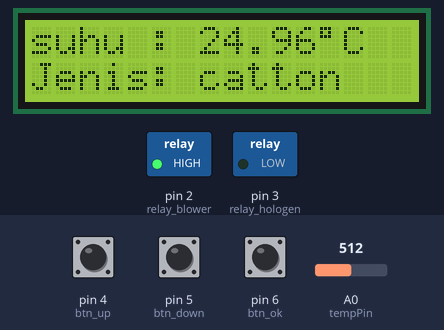
Bench run of a sketch on a simulated Arduino Uno, built with avr-gcc and run on an emulated ATmega328P. On the bench: 16×2 character LCD, switched loads named in the sketch (green lamp = pin HIGH). The inputs (shaded band) are chosen by the test bench; at power-on: pin 6 (btn_ok) HIGH, pin 5 (btn_down) HIGH, A0 (tempPin) = 512, pin 4 (btn_up) HIGH. EEPROM starts erased; what the sketch prints to the serial monitor is not drawn.

Above: at 3.2 s.
3.3 s: pin 6 (btn_ok) pulled LOW for 0.15 s
At 3.7 s:
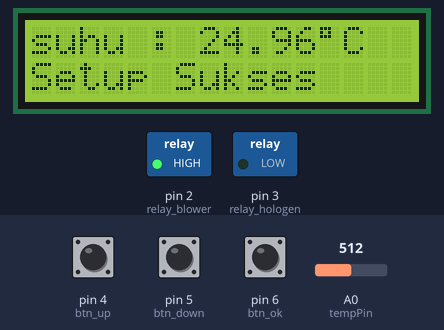
6.4 s: pin 5 (btn_down) pulled LOW for 0.15 s
At 7.0 s:
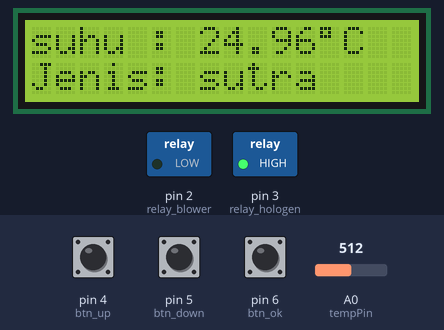
8.0 s: pin 6 (btn_ok) pulled LOW for 1 s
At 10.25 s:
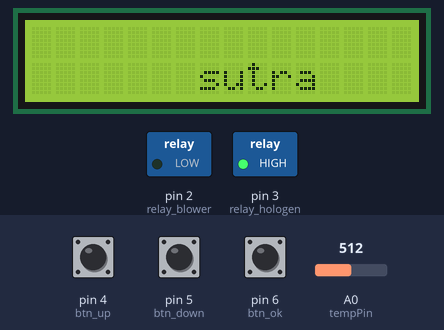
11.8 s: pin 5 (btn_down) pulled LOW for 1 s
At 12.3 s:
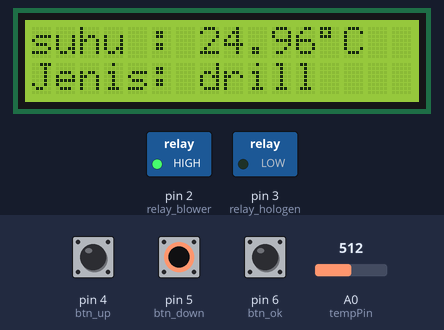
14.3 s: pin 6 (btn_ok) pulled LOW for 0.15 s
At 16.5 s:
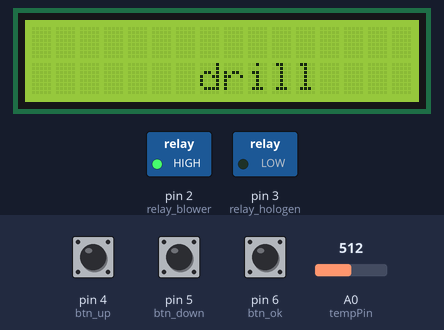
17.4 s: A0 (tempPin) set to 391
At 18.6 s:
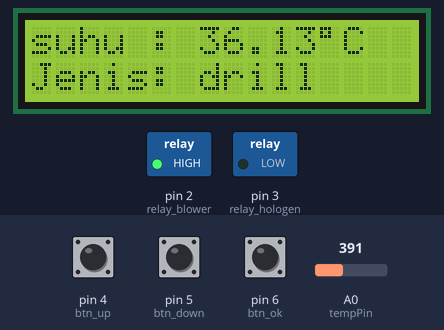
19.0 s: A0 (tempPin) set to 360
Timing chart, 0 to 21.6 s (numbered marks = the images above; inputs shaded):
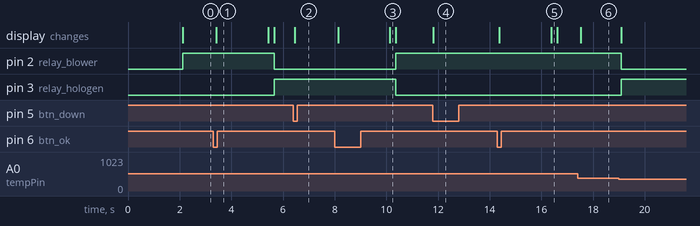

Measured:
- after the input at 3.3 s, pin 2 (relay_blower): HIGH → LOW after 2.4 s; pin 3 (relay_hologen): LOW → HIGH after 2.4 s; the display: changes after 0.12 s (image 1)
- after the input at 6.4 s, the display: changes after 0.05 s (image 2)
- after the input at 8.0 s, pin 2 (relay_blower): LOW → HIGH after 2.4 s; pin 3 (relay_hologen): HIGH → LOW after 2.4 s; the display: first changes after 0.13 s (image 3 shows a later state)
- after the input at 11.8 s, the display: changes at once (image 4)
- after the input at 14.3 s, the display: first changes after 0.08 s (image 5 shows a later state)
- after the input at 17.4 s, the display: changes after 0.13 s (image 6)
- after the input at 19.0 s, pin 2 (relay_blower): HIGH → LOW after 0.10 s; pin 3 (relay_hologen): LOW → HIGH after 0.10 s

The sketch:

jemuran_button.ino
```cpp
#include <Wire.h>
#include<LiquidCrystal_I2C.h>
LiquidCrystal_I2C lcd(0x27, 16, 2);

//EEPROM
#include <EEPROM.h>
byte kondisi;

//themistor
#define rt0 10000   // Ω
#define b 3977      // K
#define vcc 5    //Supply voltage
#define r 10000  //R=10KΩ
int tempPin = A0;
float val, rt, vr, ln, suhu, T0;
float set_suhu=30.00;

#define relay_blower 2
#define relay_hologen 3

//button
const int btn_up = 4;
const int btn_down = 5;
const int btn_ok = 6;
int menu = 1;

void setup(){
  Serial.begin(9600);
  T0 = 25 + 273.15;
  lcd.begin();
  pinMode(relay_blower,OUTPUT);
  pinMode(relay_hologen,OUTPUT);

  pinMode(btn_up,INPUT_PULLUP);
  pinMode(btn_down,INPUT_PULLUP);
  pinMode(btn_ok,INPUT_PULLUP);

  lcd.print("Jemuran Otomatis");

  digitalWrite(relay_hologen,LOW);
  digitalWrite(relay_blower,LOW);
  delay(2000);
  lcd.clear();
  data_eeprom();
}

void loop(){
  sensor_suhu();
  data_eeprom();
  main_menu();
  lcd.setCursor(0,0);
  lcd.print("suhu : ");
  lcd.print(suhu);
  lcd.write(0b11011111);
  lcd.print("C ");
  lcd.setCursor(0, 1);
  lcd.print("Jenis:");
  Serial.println(set_suhu);
// set suhu
//  if(digitalRead(btn_down)==LOW)
//  {
//    if(set_suhu>0)
//    {
//      set_suhu--;
//    }
//  }
//  if(digitalRead(btn_up)==LOW)
//  {
//    if(set_suhu<150)
//    {
//      set_suhu++;
//    }
//  }
//  lcd.setCursor(0,1);
//  lcd.print("Set suhu: ");
//  lcd.print(set_suhu);
//  lcd.write(0b11011111);
//  lcd.print("    ");
//
if (!digitalRead(btn_down)){
    menu++;
    main_menu();
    delay(100);
    while (!digitalRead(btn_down));
  }
  if (!digitalRead(btn_up)){
    menu--;
    main_menu();
    delay(100);
    while(!digitalRead(btn_up));
  }
  if (!digitalRead(btn_ok)){
    executeAction();
    main_menu();
    delay(100);
    while (!digitalRead(btn_ok));
  }

//Check suhu is in limit
if(suhu > set_suhu)
{
   digitalWrite(relay_blower,LOW);
   digitalWrite(relay_hologen,HIGH);
}
else
{
  digitalWrite(relay_hologen,LOW);
  digitalWrite(relay_blower,HIGH);
}

  delay(100);
}
void main_menu() {
  switch (menu) {
    case 0:
      menu = 1;
      break;
    case 1:
      lcd.setCursor(6, 1);
      lcd.print(" catton");
      break;
    case 2:
      lcd.setCursor(6, 1);
      lcd.print(" sutra  ");
      break;
    case 3:
      lcd.setCursor(6, 1);
      lcd.print(" drill  ");
      break;
    case 4:
      menu = 3;
      break;
  }
}

void executeAction() {
  switch (menu) {
    case 1:
      action1();
      break;
    case 2:
      action2();
      break;
    case 3:
      action3();
      break;
  }
}

void action1() {
  EEPROM.write(0,1);
  lcd.setCursor(0, 1);
  lcd.print("Setup Sukses  ");
  delay(2000);
  lcd.clear();
}
void action2() {
  EEPROM.write(0,2);
  lcd.setCursor(0, 1);
  lcd.print("Setup Sukses  ");
  delay(2000);
  lcd.clear();
}
void action3() {
  EEPROM.write(0,3);
  lcd.setCursor(0, 1);
  lcd.print("Setup Sukses  ");
  delay(2000);
  lcd.clear();
}

void data_eeprom() {
  Serial.println(kondisi);
  kondisi=EEPROM.read(0);
  if(kondisi == 1){
    set_suhu = 20.00;
  }
 if(kondisi==2){
    set_suhu = 28.00;
  }
  if(kondisi==3){
    set_suhu = 38.00;
  }
}
void sensor_suhu(){
  val = analogRead(A0);              //Acquisition analog value of val
  val = (5.00 / 1023.00) * val;      //Conversion to voltage
  vr = vcc - val;
  rt = val / (vr / r);               //Resistance of rt

  ln = log(rt / rt0);
  suhu = (1 / ((ln / b) + (1 / T0))); //Temperature from thermistor

  suhu = suhu - 273.15;                 //Conversion to Celsius
}
```
